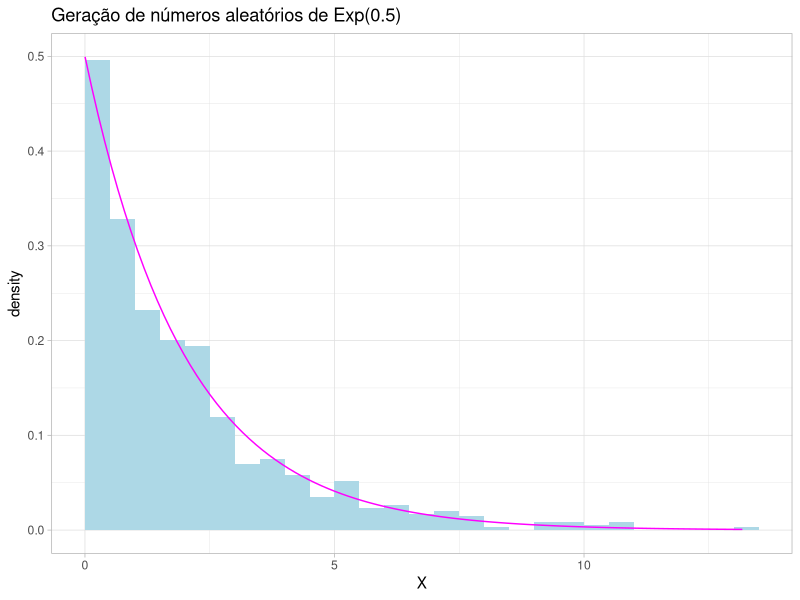
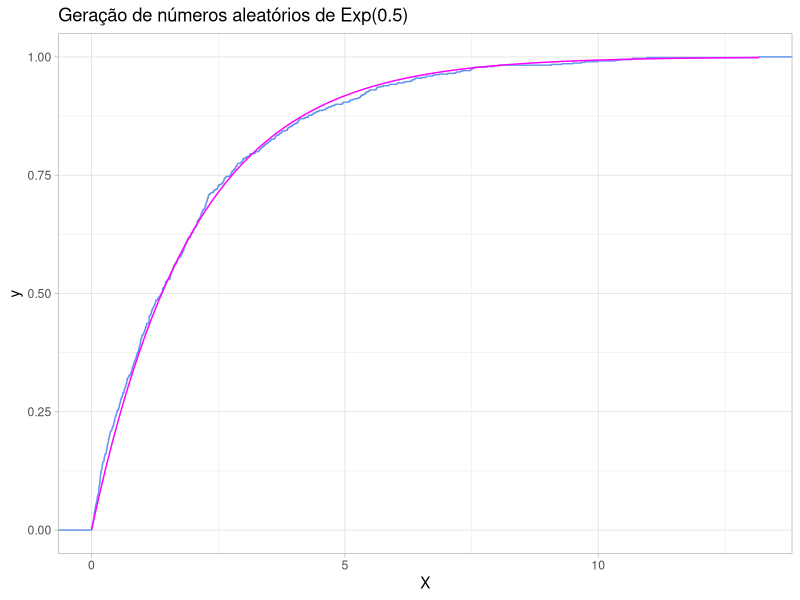

These figures' R source, in order:
library(readxl)
library(ggplot2)
library(tidyr)

set.seed(1484)
n <- 689
dados <- data.frame(X = rexp(n, 0.5))


ggplot(dados) +
  geom_histogram(aes(x = X, y = ..density..), binwidth = 0.5,
                 fill = "lightblue", boundary = 0) +
  geom_function(fun = dexp, args = list(rate = 0.5),
                color = "magenta") +
  labs(title = "Geração de números aleatórios de Exp(0.5)") +
  theme_light()
ggplot(dados) +
  stat_ecdf(aes(X), color = "cornflowerblue") +
  geom_function(fun = pexp, args = list(rate = 0.5),
                color = "magenta") +
  labs(title = "Geração de números aleatórios de Exp(0.5)") +
  theme_light()
